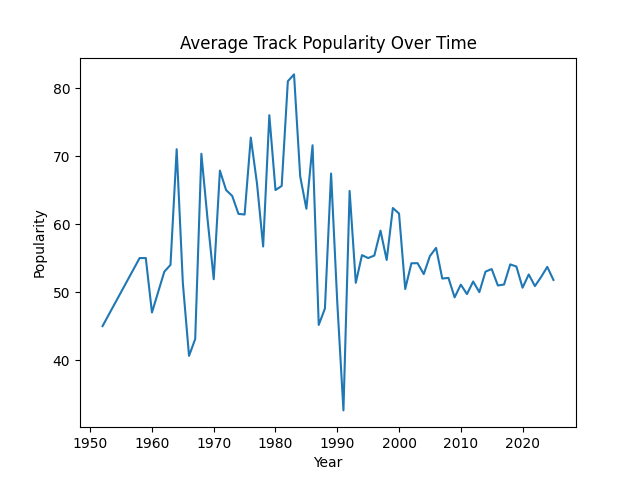

The script that drew this image:
import pandas as pd
import matplotlib.pyplot as plt

# Load data
datafile = pd.read_csv("data_visualization_spotify/spotify_data_clean.csv")
df = pd.DataFrame(datafile)

# This step converts the given column, album_release_date, which holds strings, 
# to a datetime Type that carries a variable for the year, month, and day
df['album_release_date'] = pd.to_datetime(df['album_release_date'], errors='coerce')

# This step extracts the year and popularity by assigning them to new columns in the new dataframe
new_df = pd.DataFrame({
    'year': df['album_release_date'].dt.year,
    'popularity': df['track_popularity']
})

# This step will remove rows where the year couldn't be parsed
new_df = new_df.dropna(subset=['year'])

# This step converts the year to an integer
new_df['year'] = new_df['year'].astype(int)

popularity_by_year = new_df.groupby('year')['popularity'].mean()

plt.figure()
plt.plot(popularity_by_year.index, popularity_by_year.values)
plt.title("Average Track Popularity Over Time")
plt.xlabel("Year")
plt.ylabel("Popularity")
plt.show()
